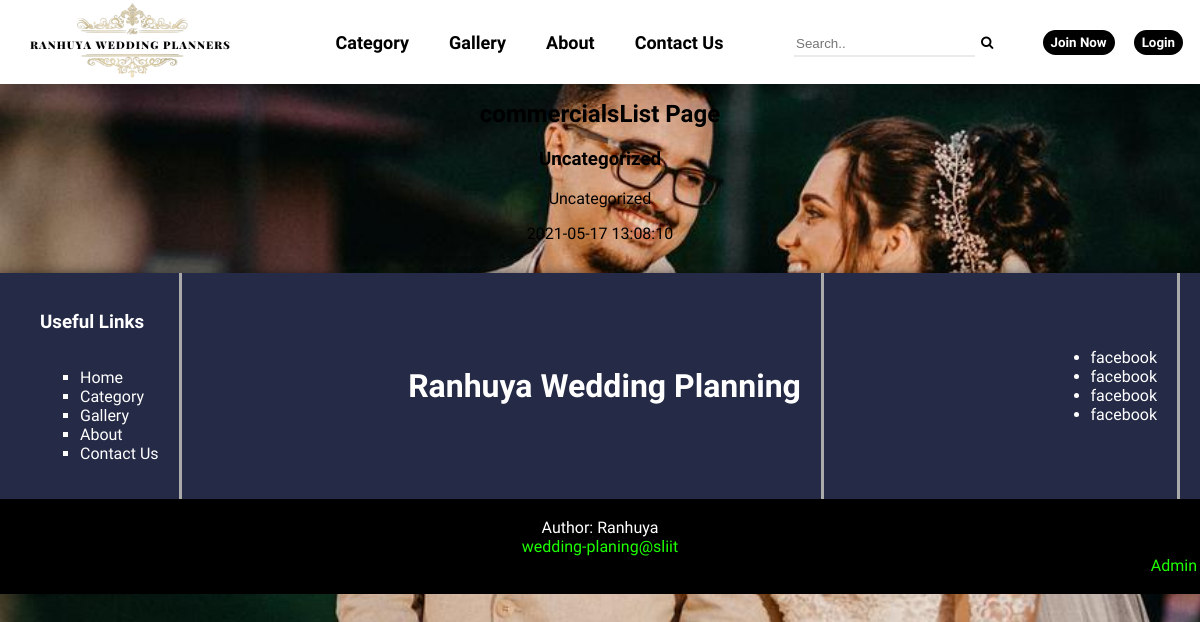
Before: /commercialsListPage.php?catID=1&catName=Uncategorized with the older database file.
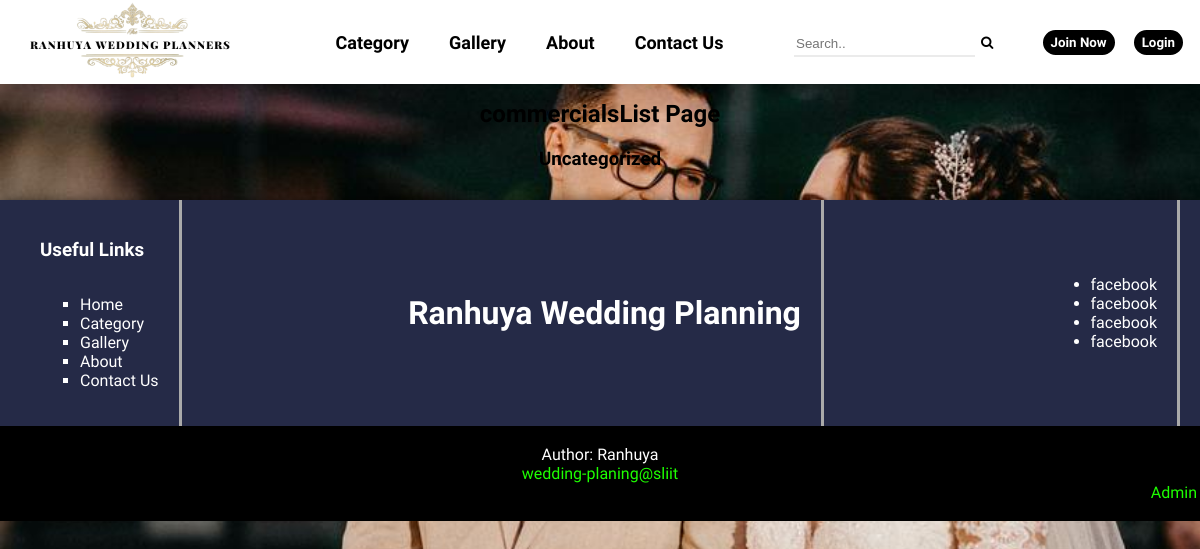
After: the same page with the newer database file.
### tables this page shows
CREATE TABLE Advertisement (
  adID int(11) AUTO_INCREMENT NOT NULL,
  catID int(11),
 
  title varchar(20) NOT NULL,
  addDescription varchar(300) NOT NULL,
  mobile int(11) NOT NULL,
  addImageLoc varchar(300) DEFAULT NULL,
  publishDateTime datetime DEFAULT NULL,
  status bit(1) DEFAULT NULL,
   vendorID int(11),
  CONSTRAINT advertisement_pk PRIMARY KEY (adID),
  CONSTRAINT catID_fk FOREIGN KEY (catID) REFERENCES Category(catID) ON DELETE SET NULL,
  CONSTRAINT VID_fk FOREIGN KEY (vendorID) REFERENCES Vendor(vendorID) ON DELETE SET NULL
);

### commercialsListPage.php (the view, shortened to what this page needs)
<?php
    $title = 'Commercials List'; include("header.php");
?>
<link rel="stylesheet" href="./assets/css/commercialsList.css">
<body>
<center>
<section>
    <h1 class="main-title">commercialsList Page</h1>
    <?php
        $sql = "SELECT adID, title, addImageLoc, publishDateTime, status
        FROM Advertisement AS A
        WHERE A.catID ='" . $_GET['catID'] . "'
        ;";
        $result = $conn->query($sql);
        echo "<h3>". $_GET['catName'] ."</h3>";
        if ($result->num_rows > 0) {
            while ($row = $result->fetch_assoc()) {
                if($row['status']) {
                    echo "
                    ".(isset($_SESSION['id'])?"<a href='./adDetailsPage.php?adID=". $row['adID'] ."'>". $row['title'] ."</a>":"<p>". $row['title'] ."</p>")."
                    <p>". $row['publishDateTime'] ."</p>
                    ";
                }
            }
        }
        else {
            echo "0 results";
        }
    ?>
</section>
    </center>
</body>
<?php include("footer.php"); ?>

Changed rows visible on the page:
no longer on this page (row edited): advertisement: title "Uncategorized", publishDateTime "2021-05-17 13:08:10"
